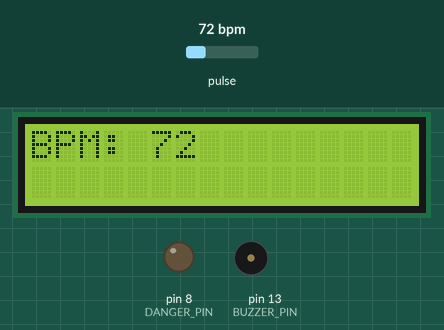
Simulated run of this sketch. Board: Arduino Uno, built with avr-gcc and run on an emulated ATmega328P. On the bench: 16×2 character LCD, output pins drawn as LEDs (lit = HIGH), buzzer (waves = sounding). The test bench sets the inputs (shaded band); at power-on: pulse 72 bpm. Pins used as bus, display or sensor lines are not drawn; what the sketch prints to the serial monitor is not drawn.

Above: at 1.4 s.
1.5 s: pulse set to 62 bpm
At 4.3 s:
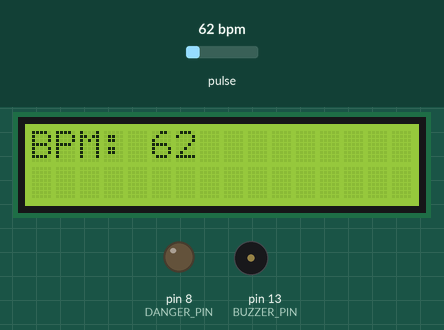
4.5 s: pulse set to 57 bpm
At 5.5 s:
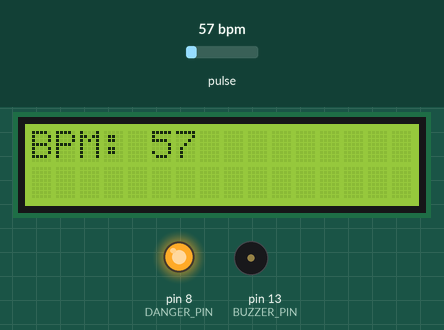
7.5 s: pulse set to 130 bpm
At 8.0 s:
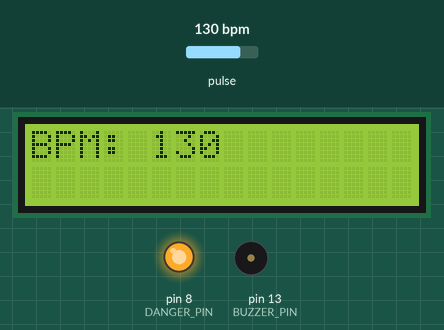
Timing chart, 0 to 15.2 s (numbered marks = the images above; inputs shaded):
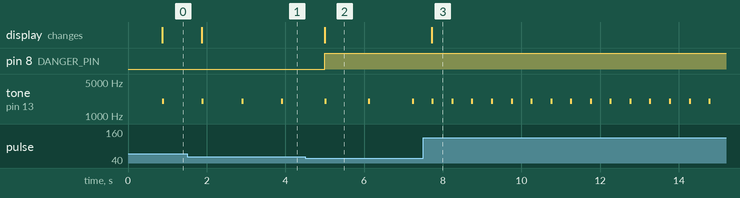

Measured:
- the behaviour switches between 60 and 59 bpm on pulse (found by bisection; images 1 and 2)
- after the input at 1.5 s, the display: changes after 0.38 s (image 1)
- after the input at 4.5 s, pin 8 (DANGER_PIN): LOW → HIGH after 0.50 s; the display: changes after 0.50 s (image 2)
- after the input at 7.5 s, tone on pin 13 (BUZZER_PIN): alternates 2000 Hz for 0.05 s and silent for 0.45 s, starting after 0.22 s; the display: changes after 0.23 s (image 3)
- by itself, tone on pin 13 (BUZZER_PIN): alternates 2000 Hz for 0.05 s and silent for 1.1 s

The sketch:

heart_sensor.ino
```cpp
/*

This code gets the user's pulse information using the PulseSensor library, then outputs the BPM to an LCD display.
A buzzer plays a tone once heartbeat is detected.

*/

#define USE_ARDUINO_INTERRUPTS true
#include <PulseSensorPlayground.h>
#include <LiquidCrystal.h>

int thershold = 550;
int bpm;
const int INPUT_PIN = 0; // input of the sensor
const int BUZZER_PIN = 13; // input of the buzzer
const int DANGER_PIN = 8; // input of the LED; signifies that something is wrong with the user's bpm (too slow or too fast)
const int rs = 12, en = 11, d4 = 4, d5 = 5, d6 = 6, d7 = 7;

PulseSensorPlayground pulseSensor;

LiquidCrystal lcd(rs,en,d4,d5,d6,d7);

void setup() {

  Serial.begin(9600);

  // set up the sensor
  pulseSensor.blinkOnPulse(LED_BUILTIN);
  pulseSensor.analogInput(INPUT_PIN);
  pulseSensor.setThreshold(thershold);
  pulseSensor.begin();

  lcd.begin(16,2);
  lcd.print("BPM: ");

  pinMode(BUZZER_PIN, OUTPUT);
  pinMode(DANGER_PIN, OUTPUT);
}

void loop() {

  lcd.setCursor(5,0);

  if (pulseSensor.sawStartOfBeat()) {

    tone(BUZZER_PIN, 2000); // if a pulse is detected, make a 2kHz sound
    digitalWrite(DANGER_PIN, LOW);

    bpm = pulseSensor.getBeatsPerMinute();

    // output the bpm on the display
    lcd.print(bpm);
    Serial.print(bpm);
    Serial.println(" beats per minute");

    // if bpm is too fast or too slow, notify the user by turning on an LED
    if (bpm < 60) {
      Serial.println("\nBPM too low (<60)");
      digitalWrite(DANGER_PIN, HIGH);
    } else if (bpm > 120) {
      Serial.println("\nBPM too high (>120)");
      digitalWrite(DANGER_PIN, HIGH);
    }
  }

  // erase the previous bpm value
  if (bpm < 100) {
    lcd.setCursor(7, 0);
    lcd.print("  ");
  }

  // make sure the sound plays long enough to be heard
  delay(50);
  noTone(BUZZER_PIN);
  delay(50);
}
```
